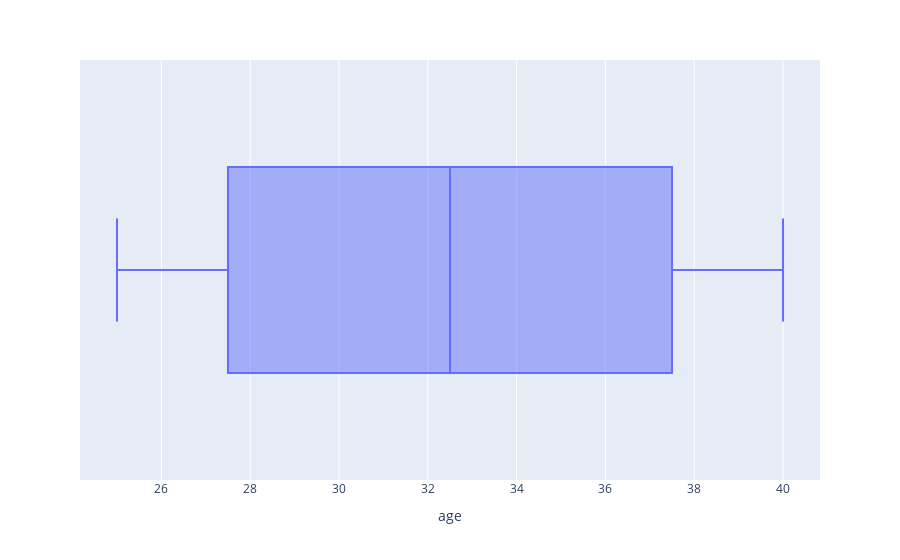

Here is the notebook cell this chart was saved with:
### Code cell
exec(extract_python(output))

### Figure 1 — Plotly figure (JSON) as saved in the notebook; plotly's stock layout.template omitted (floating-point values rounded to 4 significant figures)
{"data": [{"alignmentgroup": "True", "hovertemplate": "age=%{x}<extra></extra>", "legendgroup": "", "marker": {"color": "#636efa"}, "name": "", "notched": false, "offsetgroup": "", "orientation": "h", "showlegend": false, "type": "box", "x": [25, 30, 35, 40], "x0": " ", "xaxis": "x", "y0": " ", "yaxis": "y"}], "layout": {"boxmode": "group", "legend": {"tracegroupgap": 0}, "margin": {"t": 60}, "xaxis": {"anchor": "y", "domain": [0, 1], "title": {"text": "age"}}, "yaxis": {"anchor": "x", "domain": [0, 1]}}}
